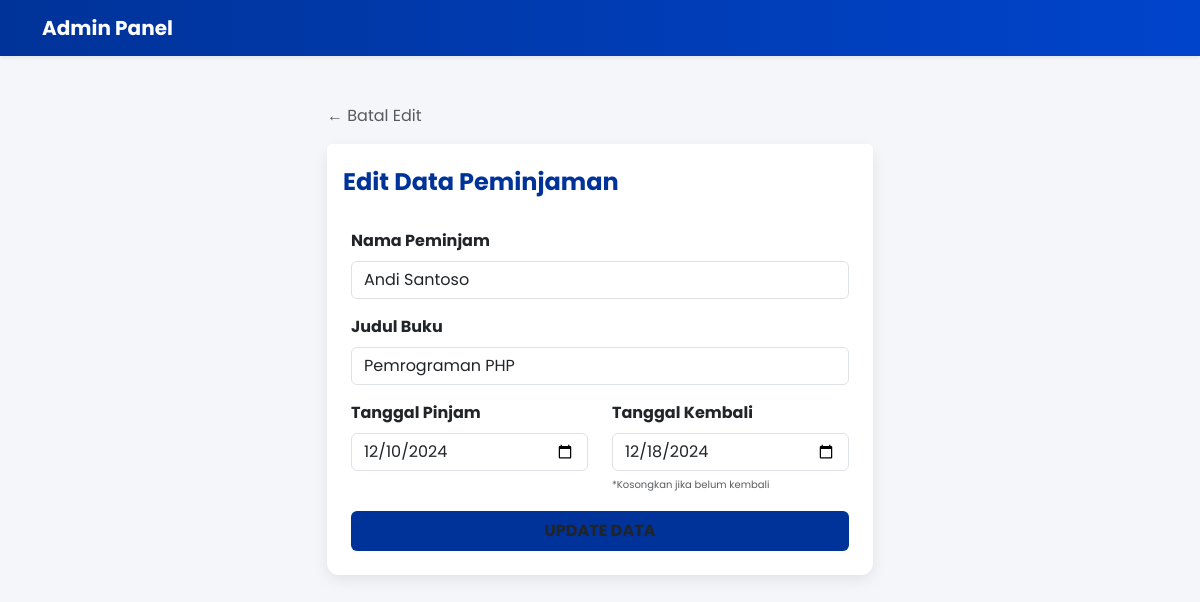
Page /edit.php?id=1 (signed in) on the committed database.
### tables this page shows
CREATE TABLE `peminjaman` (
  `id` int(11) NOT NULL,
  `nama_peminjam` varchar(100) NOT NULL,
  `judul_buku` varchar(200) NOT NULL,
  `tgl_pinjam` date NOT NULL,
  `tgl_kembali` date DEFAULT NULL
);

### edit.php (the view, shortened to what this page needs)
<?php
include 'koneksi.php';
$id = $_GET['id'];
$data = mysqli_query($koneksi, "SELECT * FROM peminjaman WHERE id='$id'");
$d = mysqli_fetch_array($data);
?>
<!DOCTYPE html>
<html lang="id">
<head>
    <link href="https://cdn.jsdelivr.net/npm/bootstrap@5.3.0/dist/css/bootstrap.min.css" rel="stylesheet">
</head>
<body>
    <nav class="navbar navbar-expand-lg navbar-dj navbar-dark shadow-sm">
        <div class="container">
            <a class="navbar-brand fw-bold" href="index.php">Admin Panel</a>
        </div>
    </nav>
    <div class="container mt-5">
        <div class="row justify-content-center">
            <div class="col-md-6">
                <a href="tampil.php" class="text-decoration-none text-muted mb-3 d-inline-block">&larr; Batal Edit</a>
                <div class="card card-custom">
                    <div class="card-header bg-white pt-4 pb-0 border-0">
                        <h4 class="fw-bold" style="color: #003399;">Edit Data Peminjaman</h4>
                    </div>
                    <div class="card-body p-4">
                        <form method="POST">
                            <div class="mb-3">
                                <label class="form-label fw-bold">Nama Peminjam</label>
                                <input type="text" name="nama_peminjam" class="form-control" value="<?= $d['nama_peminjam']; ?>" required>
                            </div>
                            <div class="mb-3">
                                <label class="form-label fw-bold">Judul Buku</label>
                                <input type="text" name="judul_buku" class="form-control" value="<?= $d['judul_buku']; ?>" required>
                            </div>
                            <div class="row">
                                <div class="col-md-6 mb-3">
                                    <label class="form-label fw-bold">Tanggal Pinjam</label>
                                    <input type="date" name="tgl_pinjam" class="form-control" value="<?= $d['tgl_pinjam']; ?>" required>
                                </div>
                                <div class="col-md-6 mb-3">
                                    <label class="form-label fw-bold">Tanggal Kembali</label>
                                    <input type="date" name="tgl_kembali" class="form-control" value="<?= $d['tgl_kembali']; ?>">
                                    <small class="text-muted" style="font-size: 10px;">*Kosongkan jika belum kembali</small>
                                </div>
                            </div>
                            <button type="submit" name="update" class="btn btn-primary-dj w-100 py-2 fw-bold">UPDATE DATA</button>
                        </form>
                    </div>
                </div>
            </div>
        </div>
    </div>
</body>
</html>

### edit.php (style rules this page uses)
body { font-family: 'Poppins', sans-serif; background-color: #f4f6f9; }
.navbar-dj { background: linear-gradient(90deg, #003399 0%, #0044cc 100%); }
.card-custom { border: none; border-radius: 12px; box-shadow: 0 5px 15px rgba(0,0,0,0.08); }
.btn-primary-dj { background-color: #003399; border: none; }

### rows in the picture
peminjaman: nama_peminjam "Andi Santoso", judul_buku "Pemrograman PHP", tgl_pinjam "12/10/2024", tgl_kembali "12/18/2024"
